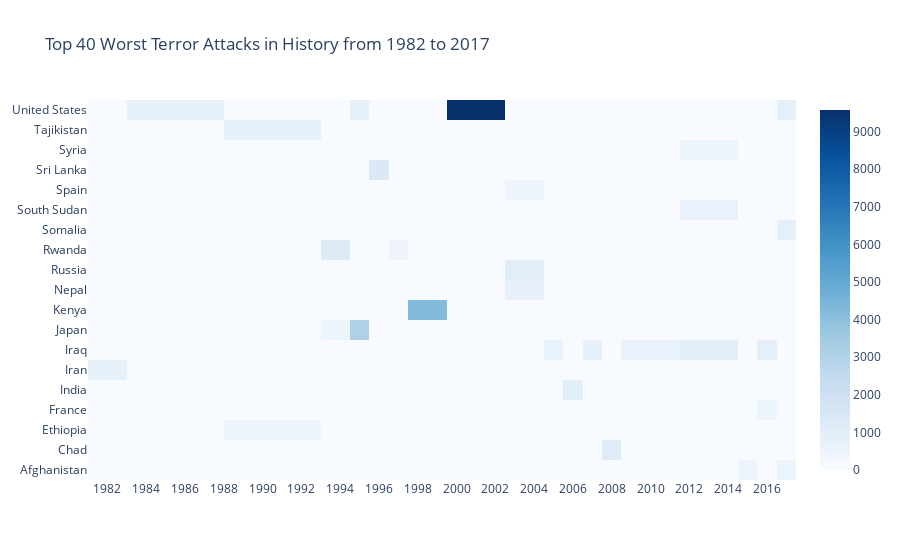

Notebook cell for this chart:
### Code cell
import plotly.offline as py
py.init_notebook_mode(connected=True)
import plotly.graph_objs as go
heatmap = go.Heatmap(z=heat.values, x=heat.columns, y=heat.index, colorscale='Blues')
data2 = [heatmap]
layout = go.Layout(
    title='Top 40 Worst Terror Attacks in History from 1982 to 2017',
    xaxis = dict(ticks='', nticks=20),
    yaxis = dict(ticks='')
)
fig = go.Figure(data=data2, layout=layout)
py.iplot(fig, filename='heatmap',show_link=False)

### Figure 1 — Plotly figure (JSON) as saved in the notebook; plotly's stock layout.template omitted (floating-point values rounded to 4 significant figures; data arrays with more than 128 entries replaced by an {"elided": "..."} marker saying what was removed)
{"data": [{"colorscale": [[0, "rgb(247,251,255)"], [0.125, "rgb(222,235,247)"], [0.25, "rgb(198,219,239)"], [0.375, "rgb(158,202,225)"], [0.5, "rgb(107,174,214)"], [0.625, "rgb(66,146,198)"], [0.75, "rgb(33,113,181)"], [0.875, "rgb(8,81,156)"], [1, "rgb(8,48,107)"]], "type": "heatmap", "x": [1982, 1984, 1992, 1994, 1995, 1996, 1997, 1998, 2001, 2004, 2005, 2006, 2007, 2008, 2009, 2014, 2015, 2016, 2017], "y": ["Afghanistan", "Chad", "Ethiopia", "France", "India", "Iran", "Iraq", "Japan", "Kenya", "Nepal", "Russia", "Rwanda", "Somalia", "South Sudan", "Spain", "Sri Lanka", "Syria", "Tajikistan", "United States"], "z": {"elided": "19x19 float values"}}], "layout": {"title": {"text": "Top 40 Worst Terror Attacks in History from 1982 to 2017"}, "xaxis": {"nticks": 20, "ticks": ""}, "yaxis": {"ticks": ""}}}
